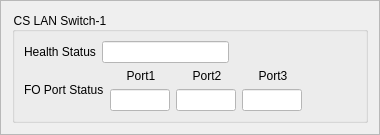
              <widget class="QFrame" name="frame_14">
               <property name="minimumSize">
                <size>
                 <width>380</width>
                 <height>0</height>
                </size>
               </property>
               <property name="frameShape">
                <enum>QFrame::StyledPanel</enum>
               </property>
               <property name="frameShadow">
                <enum>QFrame::Raised</enum>
               </property>
               <layout class="QVBoxLayout" name="verticalLayout_9">
                <item>
                 <widget class="QGroupBox" name="CSC_gb_14">
                  <property name="minimumSize">
                   <size>
                    <width>350</width>
                    <height>0</height>
                   </size>
                  </property>
                  <property name="font">
                   <font>
                    <italic>false</italic>
                    <underline>false</underline>
                   </font>
                  </property>
                  <property name="autoFillBackground">
                   <bool>false</bool>
                  </property>
                  <property name="styleSheet">
                   <string notr="true">color: rgb(0, 0, 0);</string>
                  </property>
                  <property name="title">
                   <string>CS LAN Switch-1</string>
                  </property>
                  <property name="flat">
                   <bool>false</bool>
                  </property>
                  <property name="checkable">
                   <bool>false</bool>
                  </property>
                  <layout class="QGridLayout" name="gridLayout_30">
                   <item row="0" column="0">
                    <layout class="QHBoxLayout" name="horizontalLayout_39">
                     <item>
                      <widget class="QLabel" name="label_53">
                       <property name="text">
                        <string>Health Status</string>
                       </property>
                      </widget>
                     </item>
                     <item>
                      <widget class="QLineEdit" name="CSLS1_H_LE">
                       <property name="styleSheet">
                        <string notr="true">background-color: rgb(255, 255, 255);</string>
                       </property>
                      </widget>
                     </item>
                     <item>
                      <spacer name="horizontalSpacer_19">
                       <property name="orientation">
                        <enum>Qt::Horizontal</enum>
                       </property>
                       <property name="sizeHint" stdset="0">
                        <size>
                         <width>108</width>
                         <height>20</height>
                        </size>
                       </property>
                      </spacer>
                     </item>
                    </layout>
                   </item>
                   <item row="1" column="0">
                    <layout class="QHBoxLayout" name="horizontalLayout_40">
                     <item>
                      <layout class="QVBoxLayout" name="verticalLayout_39">
                       <item>
                        <widget class="QLabel" name="label_54">
                         <property name="text">
                          <string>FO Port Status</string>
                         </property>
                        </widget>
                       </item>
                      </layout>
                     </item>
                     <item>
                      <layout class="QVBoxLayout" name="verticalLayout_40">
                       <item>
                        <widget class="QLabel" name="label_55">
                         <property name="text">
                          <string>     Port1</string>
                         </property>
                        </widget>
                       </item>
                       <item>
                        <widget class="QLineEdit" name="CSLS1_P1_LE">
                         <property name="minimumSize">
                          <size>
                           <width>50</width>
                           <height>0</height>
                          </size>
                         </property>
                         <property name="maximumSize">
                          <size>
                           <width>60</width>
                           <height>16777215</height>
                          </size>
                         </property>
                         <property name="styleSheet">
                          <string notr="true">background-color: rgb(255, 255, 255);</string>
                         </property>
                        </widget>
                       </item>
                      </layout>
                     </item>
                     <item>
                      <layout class="QVBoxLayout" name="verticalLayout_41">
                       <item>
                        <widget class="QLabel" name="label_56">
                         <property name="text">
                          <string>     Port2</string>
                         </property>
                        </widget>
                       </item>
                       <item>
                        <widget class="QLineEdit" name="CSLS1_P2_LE">
                         <property name="maximumSize">
                          <size>
                           <width>60</width>
                           <height>16777215</height>
                          </size>
                         </property>
                         <property name="styleSheet">
                          <string notr="true">background-color: rgb(255, 255, 255);</string>
                         </property>
                        </widget>
                       </item>
                      </layout>
                     </item>
                     <item>
                      <layout class="QVBoxLayout" name="verticalLayout_42">
                       <item>
                        <widget class="QLabel" name="label_57">
                         <property name="text">
                          <string>     Port3</string>
                         </property>
                        </widget>
                       </item>
                       <item>
                        <widget class="QLineEdit" name="CSLS1_P3_LE">
                         <property name="maximumSize">
                          <size>
                           <width>60</width>
                           <height>16777215</height>
                          </size>
                         </property>
                         <property name="styleSheet">
                          <string notr="true">background-color: rgb(255, 255, 255);</string>
                         </property>
                        </widget>
                       </item>
                      </layout>
                     </item>
                     <item>
                      <spacer name="horizontalSpacer_20">
                       <property name="orientation">
                        <enum>Qt::Horizontal</enum>
                       </property>
                       <property name="sizeHint" stdset="0">
                        <size>
                         <width>40</width>
                         <height>20</height>
                        </size>
                       </property>
                      </spacer>
                     </item>
                    </layout>
                   </item>
                  </layout>
                 </widget>
                </item>
               </layout>
              </widget>
